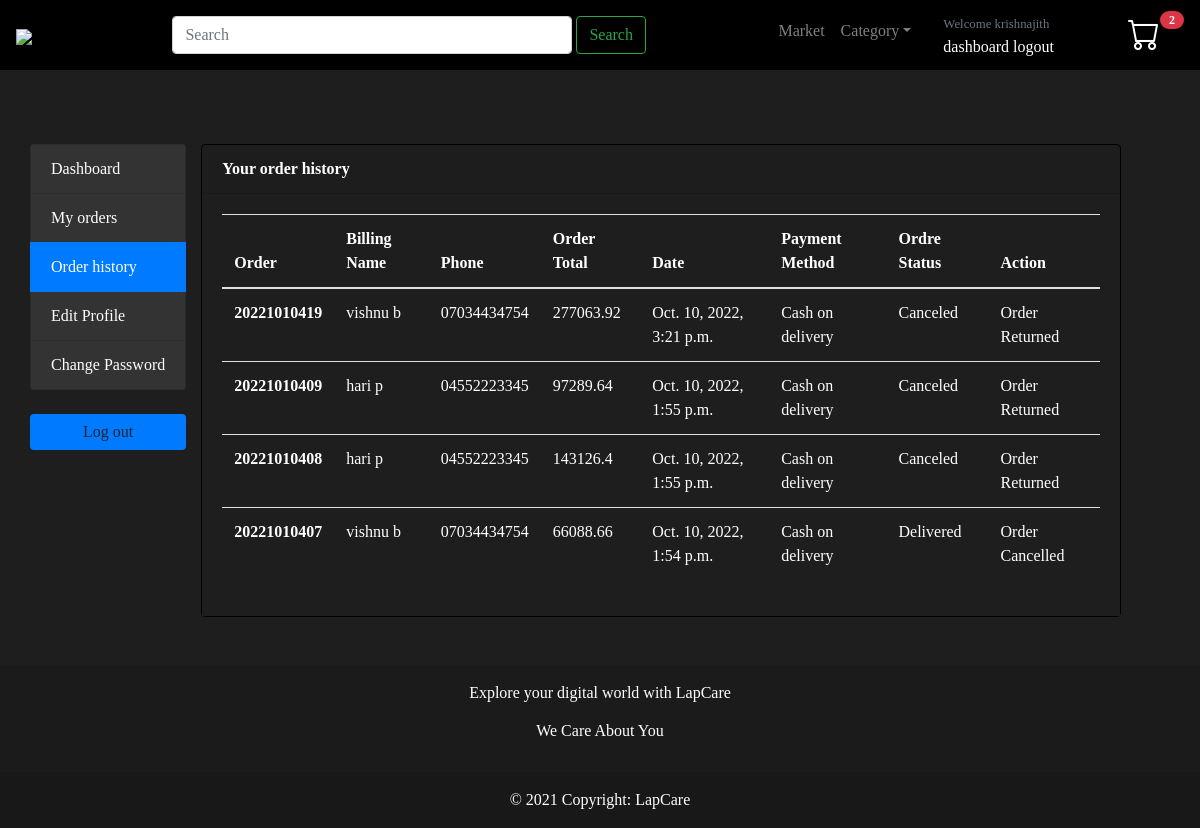
Screenshot of /register/order_history/ (signed in) with the database file from the repository.
### accounts/models.py (models this page shows, shortened)
class Account(AbstractBaseUser):
    first_name = models.CharField(max_length=50)
    last_name = models.CharField(max_length=50)
    username = models.CharField(max_length=50, unique=True)
    email = models.EmailField(max_length=100, unique=True)
    phone_number = models.CharField(max_length=50)
    date_joined = models.DateTimeField(auto_now_add=True)
    last_login = models.DateTimeField(auto_now_add=True)
    is_admin = models.BooleanField(default=False)
    is_staff = models.BooleanField(default=False)
    is_active = models.BooleanField(default=False)
    is_superadmin = models.BooleanField(default=False)
    is_user = models.BooleanField(default=False)
    USERNAME_FIELD = "email"
    REQUIRED_FIELDS = ["username", "first_name", "last_name"]
    objects = MyAccountManager()

### order/models.py (models this page shows, shortened)
class OrderProduct(models.Model):
    order = models.ForeignKey(Order, on_delete=models.CASCADE)
    payment = models.ForeignKey(
        Payment, on_delete=models.SET_NULL, blank=True, null=True
    )
    user = models.ForeignKey(Account, on_delete=models.CASCADE,null=True)
    product = models.ForeignKey(Products, on_delete=models.CASCADE)
    status = models.CharField(max_length=50, choices=STATUS1, default="New")
    variations = models.ManyToManyField(Variation, blank=True)
    quantity = models.IntegerField()
    product_price = models.FloatField()
    orderproduct_cancel = models.BooleanField(default=False)
    created_at = models.DateTimeField(auto_now_add=True)
    updated_at = models.DateTimeField(auto_now=True)
    return_status=models.BooleanField(default=True,blank=True,null=True)
    def __str__(self):
        return self.product.product_name

class Order(models.Model):
    STATUS = (
        ("New", "New"),
        ("Accepted", "Accepted"),
        ("Completed", "Completed"),
        ("Cancelled", "Cancelled"),
    )
    methods_payment = (
        ("Paypal", "Paypal"),
        ("Rasopay", "Rasopay"),
        ("Cod", "Cash on delivery"),
    )
    user = models.ForeignKey(Account, on_delete=models.SET_NULL, null=True)
    payment = models.ForeignKey(
        Payment, on_delete=models.SET_NULL, blank=True, null=True
    )
    final_discount =models.IntegerField(blank=True,null=True)
    discountnew=models.IntegerField(default=0,null=True,blank=True)
    order_number = models.CharField(max_length=50)
    first_name = models.CharField(max_length=50)
    last_name = models.CharField(max_length=50)
    phone_number = models.CharField(max_length=15)
    email = models.EmailField(max_length=50)
    address_line_1 = models.CharField(max_length=50)
    address_line_2 = models.CharField(max_length=50, blank=True)
    country = models.CharField(max_length=50)
    state = models.CharField(max_length=50)
    city = models.CharField(max_length=50)
    pincode = models.IntegerField()
    order_note = models.CharField(max_length=100, blank=True)
    order_total = models.FloatField()
    tax = models.FloatField()
    order_cancel=models.BooleanField(default=False,blank=True)
    status = models.CharField(max_length=50, choices=STATUS, default="New")
    ip = models.CharField(blank=True, max_length=20)
    is_ordered = models.BooleanField(default=False)
    created_at = models.DateTimeField(auto_now_add=True)
    updated_at = models.DateTimeField(auto_now=True)
    def full_name(self):
        return f"{self.first_name} {self.last_name}"#it is used to get the full name

class Payment(models.Model):
    user = models.ForeignKey(Account, on_delete=models.CASCADE)
    payment_id = models.CharField(max_length=100,blank=True)
    payment_method = models.CharField(max_length=100,blank=True)
    amount_paid = models.CharField(max_length=100,blank=True)
    status = models.CharField(max_length=100,blank=True)
    created_at = models.DateTimeField(auto_now_add=True)

### accounts/views.py (the view)
# urls.py: path('order_history/',views.order_history,name='order-history'),
def order_history(request):
    orders = Order.objects.filter(user_id=request.user, is_ordered=True).order_by(
        "-created_at"
    )  # - is descending
    order_products = OrderProduct.objects.filter(
        Q(user=request.user, orderproduct_cancel=True) | Q(return_status=False)
    ).order_by(
        "-created_at"
    )  # - is descending
    print("orderproduct", order_products)
    context = {
        "order_products": order_products,
        "orders": orders,
    }
    return render(request, "User/order_history.html", context)

### cart/context_processors.py (called while the page is built)
def counter(request):
    cart_count=0
    if 'admin' in request.path:
        return{}
    else:
        try:
            cart=Cart.objects.filter(cart_id=_cart_id(request))
            if request.user.is_authenticated:#if user is authenticated
                cart_items=CartItem.objects.all().filter(user=request.user)
            else:
                cart_items=CartItem.objects.all().filter(cart=cart[:1])
            for cart_item in cart_items:
                   cart_count=cart_count+cart_item.quantity
        except Cart.DoesNotExist:
            cart_count=0
    return dict(cart_count=cart_count)

### cart/views.py (called while the page is built)
def _cart_id(request):
    cart = request.session.session_key
    if not cart:
        cart = request.session.create()
    return cart

### category/context_processors.py (called while the page is built)
def menu_links(request):
    links=category.objects.all()
    return dict(links=links)

### category/models.py (called while the page is built)
    def get_url(self):
          return reverse("market_by_category",args=[self.slug])

### templates/User/order_history.html
{% extends 'User/base.html' %}
{% load static %}
{% block content %}
<section class="section-conten padding-y bg  mt-4 pt-4" >
    <div class="container  mt-4 pt-4 pb-5" style="background:#1e1e1e;">
        <div class="row">
      {% include "User/includes/dashboard_sidebar.html"%}
	<main class="col-md-10">
		<article class="card">
		<header class="card-header">
			<strong class="d-inline-block mr-3">Your order history</strong>
		</header>
		<div class="card-body">
			<div class="row">
				<div class="col-md-12">
          <table class="table table-hover table-responsive">
            <thead>
              <tr>
                <th scope="col">Order</th>
                <th scope="col">Billing Name</th>
                <th scope="col">Phone</th>
                <th scope="col">Order Total</th>
                <th scope="col">Date</th>
                <th scope="col">Payment Method</th>
                <th scope="col">Ordre Status</th>
                <th scope="col">Action</th>
              </tr>
            </thead>
            <tbody>
              {% for order in order_products %}
          <tr>
            <th scope="row"><a href="{% url 'order-detail' order.order.order_number %}">{{order.order.order_number}}</a></th>
            <td>{{order.order.full_name}}</td>
            <td>{{order.order.phone_number}}</td>
            <td>{{order.order.order_total}}</td>
            <td>{{order.order.created_at}}</td>
            <td>{{order.order.payment.payment_method}}</td>
            <td>{{order.status}}</td>
          {% if order.return_status == False %}
           <td>Order Returned</td>
           {% else %}
           <td>Order Cancelled</td>
           {% endif %}
          </tr>
      {% endfor %}
        </tbody>
          </table>
				</div>
			</div>
		</div>
		</article>
	</main>
</div>
</div>
    </section>
{% endblock %}

### templates/User/base.html (shortened to what this page needs)
{% load static %}
<!DOCTYPE html>
<html lang="en">
  <head>
    <link
      href="https://unpkg.com/boxicons@2.1.4/css/boxicons.min.css"
      rel="stylesheet"
    />
    <link
      href="{% static 'user/dist1/css/bootstrap.min.css'%}"
      rel="stylesheet"
    />
    <link
      rel="stylesheet"
      href="https://cdn.jsdelivr.net/npm/bootstrap-icons@1.5.0/font/bootstrap-icons.css"
    />
  </head>
  <body>
    {% include "User/includes/header.html"%} {% block content%} {% load static
    %} {% endblock %}
    {% include "User/includes/footer.html" %}
  </body>
</html>

### templates/User/includes/header.html (shortened to what this page needs)
{% load static %}
<header>
  <nav id="nav-header-custom" class=" navbar fixed-top navbar-expand-lg navbar-dark bg-dark">
    <a class="navbar-brand" href="{% url 'home'%}"><img style="width:100%; height:auto; max-width:80px;"src="{% static 'assets/images/logo1.png'%}"></a>
    <div class="collapse navbar-collapse" id="navbarSupportedContent">
        <form class="form-inline mx-auto my-2" action="{% url 'search'%}" method="GET">
            <input id="form-style" class="form-control mr-sm-1 " type="search" placeholder="Search" aria-label="Search" name="keyword">
            <button class="btn btn-outline-success my-2 my-sm-0" type="submit">Search</button>
        </form>
        <ul class="navbar-nav">
          <li class="nav-item">
            <a class="nav-link" href="{% url 'market'%}">Market</a>
          </li>
          <li class="nav-item dropdown ">
            <a class="nav-link dropdown-toggle" href="http://example.com" id="dropdown01" data-toggle="dropdown" aria-haspopup="true" aria-expanded="false">Category</a>
          </li>
          {% if user.is_authenticated  %}
            <li class="nav-item active px-4">
              <div class="widget-header">
                <small class="title text-muted">Welcome {{user.username}}</small>
                <div>
                  <a href="{% url 'dashboard'%}">dashboard</a>
                  <a href="{% url 'logout' %}"> logout</a>
                </div>
              </div>
            </li>
          {% endif %}
        <li class="nav-item dropdown px-4 px-4" >
            <a style=" background: #000;"type="button" class="btn position-relative">
              <a href="{% url 'cart'%}"><span id="boot-icon" class="bi bi-cart" style="font-size:2rem; color: rgb(255, 255, 255);"></span></a>
              <span class="position-absolute top-0 start-100 translate-middle badge rounded-pill badge-danger">
                <span class="visually-hidden">{{cart_count}}</span>
              </span>
            </a>
        </li>
        </ul>
    </div>
</nav>
</header>

### templates/User/includes/dashboard_sidebar.html (shortened to what this page needs)
<aside class="col-md-" >
    <ul class="list-group" style="background:#1e1e1e;">
        <a class="list-group-item {% if '/dashboard/'  in request.path %}active{% endif %}" href="{% url 'dashboard'%}">Dashboard </a>
        <a class="list-group-item {% if '/my_orders/' in request.path %}active{% endif %}" href="{% url 'my-orders' %}"> My orders </a>
        <a class="list-group-item {% if '/order_history/' in request.path %}active{%endif%}" href="{% url 'order-history'%}"> Order history </a>
        <a class="list-group-item {% if '/edit_profile/' in request.path %}active{%endif%}" href="{% url 'edit-profile'%}"> Edit Profile </a>
        <a class="list-group-item {% if '/change_password/' in request.path %}active{%endif%}" href="{% url 'change-password'%}"> Change Password </a>
    </ul>
    <br>
    <a style=" background-color: #007bff;border:none;"class="btn btn-light btn-block" href="{% url 'logout'%}">  <span class="text">Log out</span> </a>
</aside>

### templates/User/includes/footer.html
{% load static %}
<section class="">
    <footer class="text-center text-white" style="background-color: rgba(0, 0, 0, 0.1);">
      <div class="container p-3 pb-0">
        <section class="">
          <p class="d-flex justify-content-center align-items-center">
            <span class="me-3">Explore your digital world with LapCare</span>
            <h4>We Care About You</h4>
          </p>
        </section>
      </div>
      <div class="text-center p-3" style="background-color: rgba(0, 0, 0, 0.1);">
        © 2021 Copyright:
        <a class="text-white" href="{% url 'home' %}">LapCare</a>
      </div>
    </footer>
  </section>

### templates/User/base.html (style rules this page uses)
a { color: white; }
#nav-header-custom { background: #000 !important; }
body { background: black; }
html, html { height: 100%; }
body { min-height: 100%; }
body { padding-top: 3rem; background-color:#1e1e1e; font-family: Arial, sans-serif; color:#fff; }
p,span,div { font-family: Georgia, serif !important; }
h2,h3,h4 { font-size: 1rem; }
@media (min-width: 996px) { #form-style { width: 25rem; } }
.card { background-color:#1e1e1e; border: solid 0.5px black; }
.card-body { background-color:#1e1e1e; }
.list-group-item { background-color: #333; }
.badge { padding-left: 9px; padding-right: 9px; -webkit-border-radius: 9px; -moz-border-radius: 9px; border-radius: 9px; }
* { box-sizing: border-box; }

### rows the page displays
Account: username "krishnajith"
OrderProduct: order.order_number "20221010419", order.full_name "vishnu b", order.phone_number "07034434754", order.order_total "277063.92", order.created_at "Oct. 10, 2022, 3:21 p.m.", order.payment.payment_method "Cash on delivery", status "Canceled", return_status "Order Returned"
OrderProduct: order.order_number "20221010409", order.full_name "hari p", order.phone_number "04552223345", order.order_total "97289.64", order.created_at "Oct. 10, 2022, 1:55 p.m.", order.payment.payment_method "Cash on delivery", status "Canceled", return_status "Order Returned"
OrderProduct: order.order_number "20221010408", order.full_name "hari p", order.phone_number "04552223345", order.order_total "143126.4", order.created_at "Oct. 10, 2022, 1:55 p.m.", order.payment.payment_method "Cash on delivery", status "Canceled", return_status "Order Returned"
OrderProduct: order.order_number "20221010407", order.full_name "vishnu b", order.phone_number "07034434754", order.order_total "66088.66", order.created_at "Oct. 10, 2022, 1:54 p.m.", order.payment.payment_method "Cash on delivery", status "Delivered", return_status "Order Cancelled"

### other values shown
{{ cart_count }} "2"
